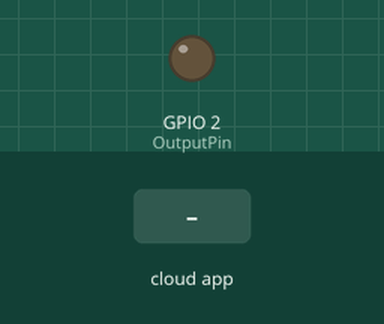
The sketch below on a simulated ESP8266 (NodeMCU). Parts: output pins drawn as LEDs (lit = HIGH). Inputs (shaded band) come from the test bench. WiFi joins after 1.5 s; servers stay silent unless stated; no MQTT or app messages arrive unless stated; what the sketch prints to the serial monitor is not drawn.

Above: at 2.7 s.
2.8 s: the phone or cloud app sets test-feed to off
At 4.0 s:
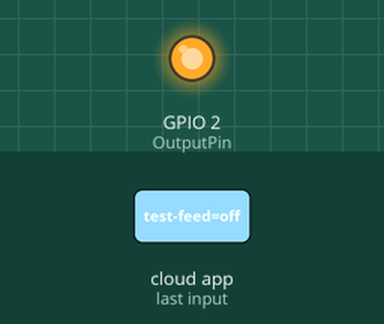
4.3 s: the phone or cloud app sets test-feed to on
At 5.6 s:
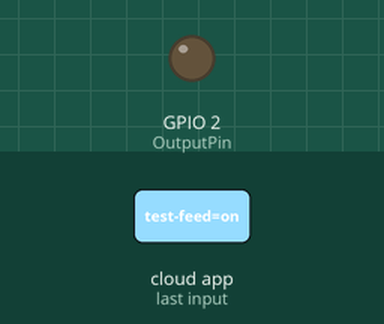
Timing chart, 0 to 7.3 s (numbered marks = the images above; inputs shaded):
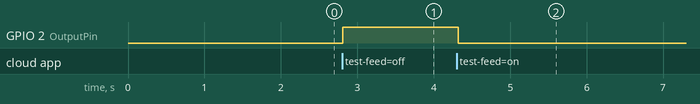

Measured:
- after the input at 2.8 s, GPIO 2 (OutputPin): LOW → HIGH at once
- after the input at 4.3 s, GPIO 2 (OutputPin): HIGH → LOW at once

The sketch:

ESP8266test.ino
```cpp
#include <ESP8266WiFi.h>
#include "Adafruit_MQTT.h"
#include "Adafruit_MQTT_Client.h"

#define OutputPin 2

#define WLAN_SSID       "searching..."
#define WLAN_PASS       "12345678"

// Adafruit IO
#define AIO_SERVER      "io.adafruit.com"
#define AIO_SERVERPORT  1883
#define AIO_USERNAME    "quarren42"
#define AIO_KEY         "c48b8b362e2c473f969237870616c92c"

void connect();

WiFiClient client;

/*const char MQTT_SERVER[] PROGMEM = AIO_SERVER;
  const char MQTT_CLIENTID[] PROGMEM  = AIO_KEY __DATE__ __TIME__;
  const char MQTT_USERNAME[] PROGMEM  = AIO_USERNAME;
  const char MQTT_PASSWORD[] PROGMEM  = AIO_KEY;
*/

//Adafruit_MQTT_Client mqtt(&client, MQTT_SERVER, AIO_SERVERPORT, MQTT_CLIENTID, MQTT_USERNAME, MQTT_PASSWORD);

Adafruit_MQTT_Client mqtt(&client, AIO_SERVER, AIO_SERVERPORT, AIO_USERNAME, AIO_KEY);

//const char lightFeed[] PROGMEM = AIO_USERNAME "/feeds/test-feed";
Adafruit_MQTT_Subscribe light = Adafruit_MQTT_Subscribe(&mqtt, AIO_USERNAME "/feeds/test-feed");

void setup() {
  pinMode(OutputPin, OUTPUT);
  Serial.begin(115200);

  Serial.println(F("Adafruit IO Example"));

  // Connect to WiFi access point.
  Serial.println(); Serial.println();
  delay(10);
  Serial.print(F("Connecting to "));
  Serial.println(WLAN_SSID);

  WiFi.begin(WLAN_SSID, WLAN_PASS);
  while (WiFi.status() != WL_CONNECTED) {
    delay(500);
    Serial.print(F("."));
  }
  Serial.println();

  Serial.println(F("WiFi connected"));
  Serial.println(F("IP address: "));
  Serial.println(WiFi.localIP());

  mqtt.subscribe(&light);

  connect();
}

void loop() {
  //if (! mqtt.ping(3)) { //check if connected to IO
    // reconnect to adafruit io
    if (! mqtt.connected())
      connect();
 // }

  Adafruit_MQTT_Subscribe *subscription;
  while (subscription = mqtt.readSubscription(1000)) {

    // we only care about the lamp events
    if (subscription == &light) {

      // convert mqtt ascii payload to int
      char *value = (char *)light.lastread;
      Serial.print(F("Received: "));
      Serial.println(value);

      // Apply message to lamp
      String message = String(value);
      message.trim();
      if (message == "on") {
        digitalWrite(OutputPin, LOW);
      }
      if (message == "off") {
        digitalWrite(OutputPin, HIGH);
      }
    }
  }
}

void connect() {
  Serial.print(F("Connecting to Adafruit IO... "));

  int8_t ret;

  while ((ret = mqtt.connect()) != 0) {

    switch (ret) {
      case 1: Serial.println(F("Wrong protocol")); break;
      case 2: Serial.println(F("ID rejected")); break;
      case 3: Serial.println(F("Server unavail")); break;
      case 4: Serial.println(F("Bad user/pass")); break;
      case 5: Serial.println(F("Not authed")); break;
      case 6: Serial.println(F("Failed to subscribe")); break;
      default: Serial.println(F("Connection failed")); break;
    }

    if (ret >= 0)
      mqtt.disconnect();

    Serial.println(F("Retrying connection..."));
    delay(5000);

  }
  Serial.println(F("Adafruit IO Connected!"));
}
```
